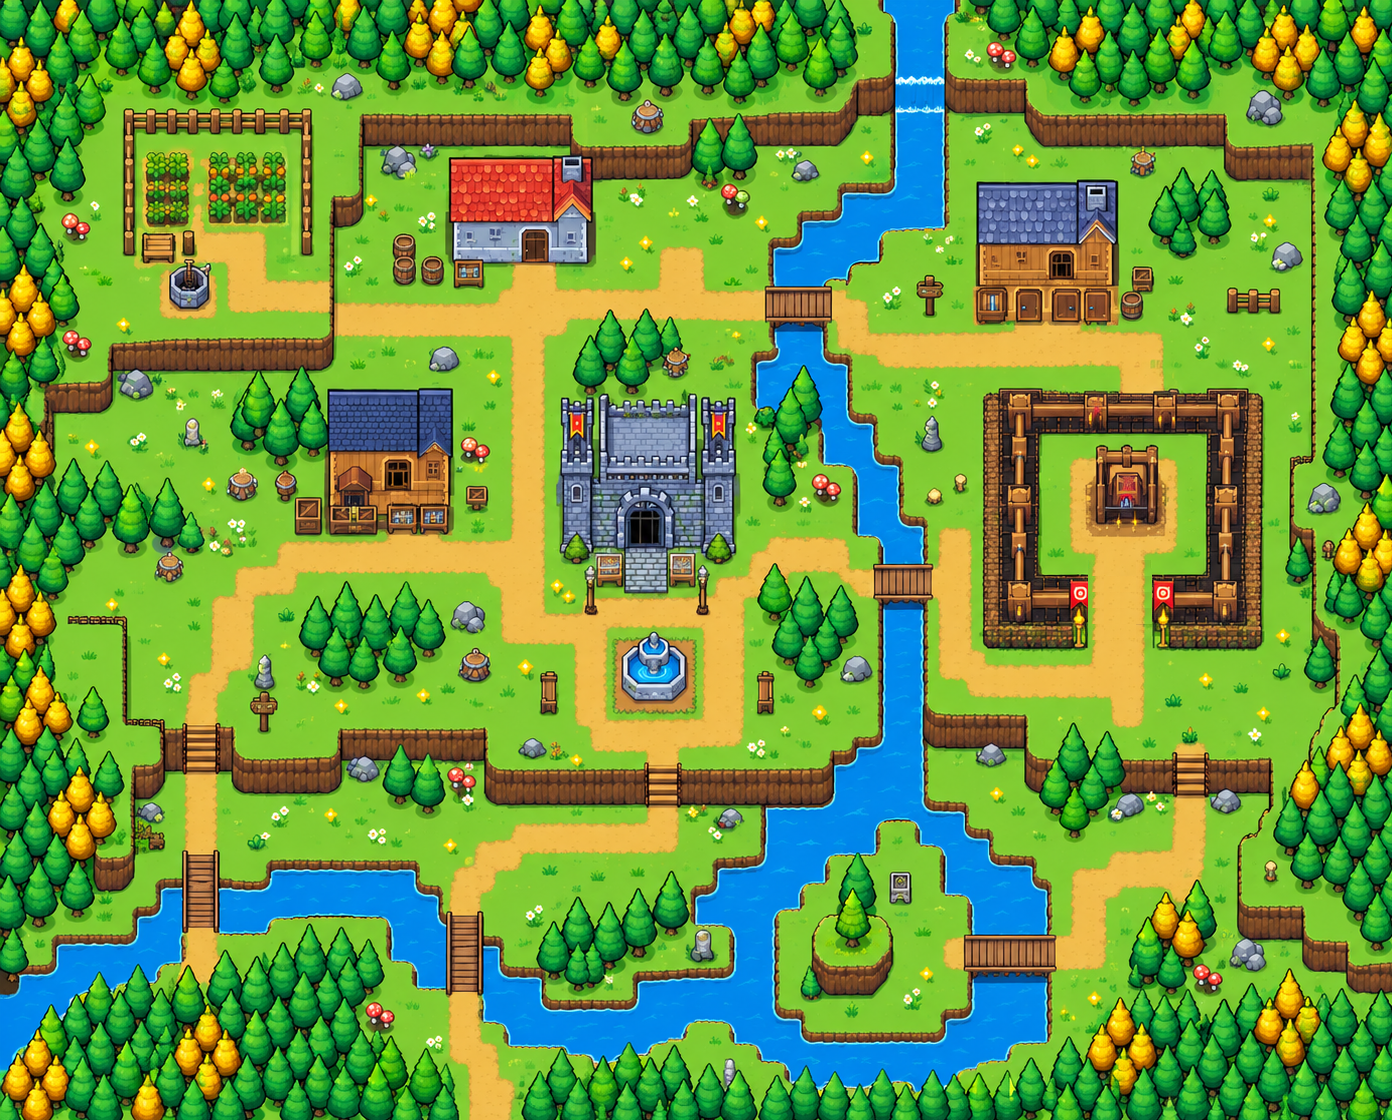

Rendered tile map (Tiled .tmx) drawn with the repository's tilesets; below, a short description and the map source with its tile grids summarised:
An orthogonal 87x70 tile map with 16x16 px tiles, 1 tile layer (Tile Layer 1) and 100 objects.

<map version="1.10" tiledversion="1.12.2" orientation="orthogonal" renderorder="right-down" width="87" height="70" tilewidth="16" tileheight="16" infinite="0" nextlayerid="4" nextobjectid="107">
 <tileset firstgid="1" source="map2_preview.tsx" />
 <layer id="1" name="Tile Layer 1" width="87" height="70">
  <data>[6090 cells, 6090 non-empty, 6090 distinct tile ids]</data>
 </layer>
 <objectgroup id="3" name="collision_rectangle">
  <object id="72" x="644.989" y="770.284" width="1.875" height="42.5" />
  <object id="73" x="677.864" y="771.284" width="3.625" height="40.25" />
  <object id="76" x="295.447" y="503.992" width="25.3333" height="35.3333" />
  <object id="77" x="328.447" y="396.659" width="122.667" height="137" />
  <object id="78" x="562.781" y="403.659" width="170.667" height="157.333" />
  <object id="79" x="449.781" y="163.326" width="139.333" height="105" />
  <object id="81" x="984.447" y="396.325" width="50.6667" height="254.333" />
  <object id="82" x="1035.44" y="399.992" width="177.667" height="38.3333" />
  <object id="83" x="1208.44" y="395.992" width="47.6667" height="257.333" />
  <object id="84" x="1152.44" y="579.326" width="55.6667" height="74" />
  <object id="85" x="1037.11" y="582.326" width="50.3333" height="71.3333" />
  <object id="87" x="1133.56" y="273.114" width="17.8182" height="24.5455" />
  <object id="88" x="1229.2" y="294.204" width="49.6364" height="26.1818" />
  <object id="91" x="455.114" y="265.909" width="27.25" height="26.25" />
  <object id="92" x="125.114" y="114.659" width="7.33333" height="144.667" />
  <object id="93" x="127.114" y="114.326" width="184" height="23.6667" />
  <object id="95" x="303.781" y="116.326" width="6.66667" height="145.333" />
  <object id="96" x="144.114" y="239.326" width="27" height="25.6667" />
  <object id="22" x="977.614" y="186.909" width="137.75" height="136.5" />
  <object id="19" x="765.364" y="291.204" width="66.5455" height="3.54545" />
  <object id="20" x="766.091" y="323.568" width="64.7273" height="3.36364" />
  <object id="21" x="767.728" y="253.023" width="4.81818" height="37.3636" />
  <object id="17" x="840.909" y="189.659" width="54.2727" height="5.36364" />
  <object id="18" x="801.909" y="217.386" width="34.6364" height="7.81818" />
  <object id="16" x="890.5" y="113.727" width="4.75" height="76.75" />
  <object id="15" x="946.5" y="109.977" width="3.75" height="120" />
  <object id="36" x="214.614" y="855.182" width="3.81818" height="81.4545" />
  <object id="37" x="182.886" y="855.091" width="3.81818" height="80.9091" />
  <object id="54" x="966" y="970.454" width="88.9091" height="2" />
  <object id="53" x="965.636" y="939.909" width="89.0909" height="2.54545" />
  <object id="65" x="874.545" y="569.272" width="57.1818" height="2.36364" />
  <object id="66" x="874.818" y="599.727" width="56.3636" height="1.27273" />
  <object id="43" x="183.87" y="729.249" width="1.82609" height="47.913" />
  <object id="44" x="217.348" y="728.553" width="1.43478" height="47.8261" />
  <object id="35" x="446.997" y="915.814" width="3.90909" height="82.6364" />
  <object id="34" x="478.602" y="915.972" width="2.90909" height="82.1818" />
  <object id="67" x="1173.27" y="757.636" width="2" height="41" />
  <object id="68" x="1206.55" y="758.091" width="1.63636" height="41.2727" />
 </objectgroup>
 <objectgroup id="2" name="collision_polygon">
  <!-- 62 objects omitted --></objectgroup>
</map>
<!-- 62 of 100 objects omitted -->
